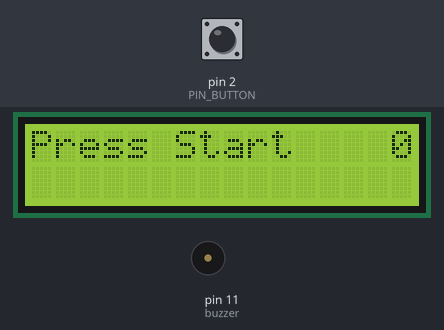
A sketch run on a simulated Arduino Uno, built with avr-gcc and run on an emulated ATmega328P. Shown: 16×2 character LCD, buzzer (waves = sounding, pin HIGH). The inputs (shaded band) are chosen by the test bench; at power-on: pin 2 (PIN_BUTTON) HIGH. Random numbers use the default seed unless the sketch sets one; pins used as bus, display or sensor lines are not drawn.

Above: at 1.18 s.
1.4 s: pin 2 (PIN_BUTTON) pulled LOW for 1 s
At 1.86 s:
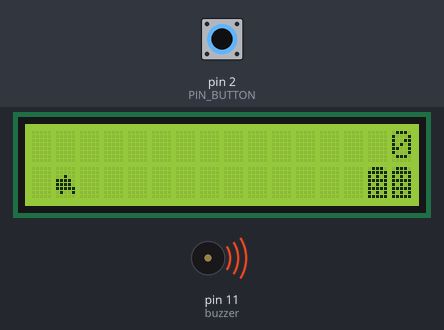
4.0 s: pin 2 (PIN_BUTTON) pulled LOW for 0.15 s
At 4.37 s:
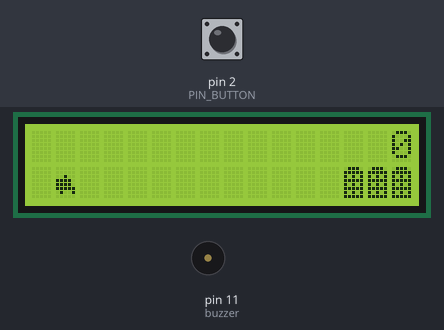
6.5 s: pin 2 (PIN_BUTTON) pulled LOW for 0.15 s
At 6.87 s:
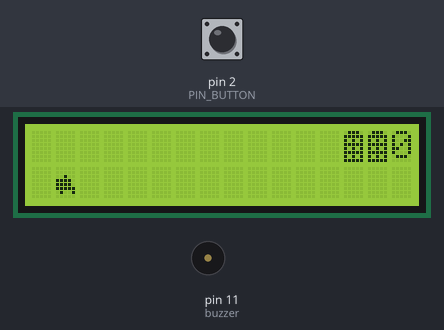
9.1 s: pin 2 (PIN_BUTTON) pulled LOW for 3.2 s
At 9.8 s:
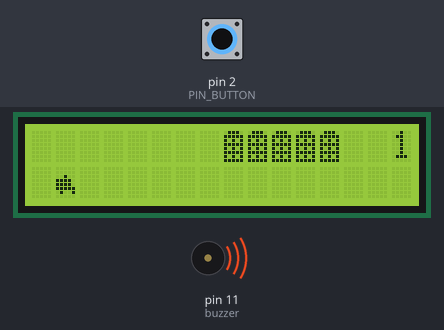
13.8 s: pin 2 (PIN_BUTTON) pulled LOW for 0.15 s
At 14.62 s:
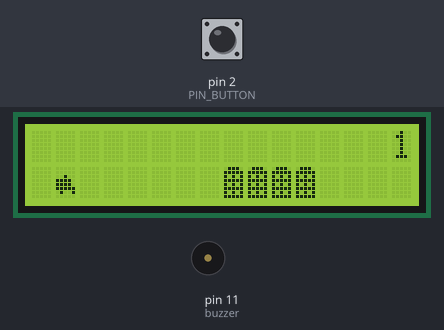
16.5 s: pin 2 (PIN_BUTTON) pulled LOW for 1 s
At 16.93 s:
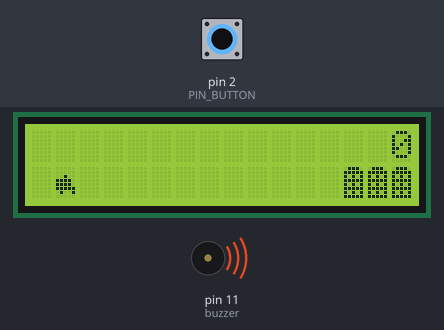
Timing chart, 0 to 19.5 s (numbered marks = the images above; inputs shaded):
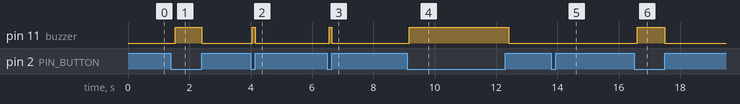

Measured:
- after the input at 1.4 s, pin 11 (buzzer): LOW → HIGH after 0.14 s, → LOW 0.86 s later
- after the input at 4.0 s, pin 11 (buzzer): LOW → HIGH after 0.06 s, → LOW 0.10 s later
- after the input at 6.5 s, pin 11 (buzzer): LOW → HIGH after 0.05 s, → LOW 0.10 s later
- after the input at 9.1 s, pin 11 (buzzer): LOW → HIGH after 0.06 s, → LOW 3.3 s later
- after the input at 16.5 s, pin 11 (buzzer): LOW → HIGH after 0.11 s, → LOW 0.90 s later

The sketch:

game_boy2.0.ino
```cpp
#include <LiquidCrystal_I2C.h>

#include <Wire.h>


#define PIN_BUTTON 2
#define PIN_AUTOPLAY 1
#define SPRITE_RUN1 1  //Car sprite
#define SPRITE_RUN2 2
#define SPRITE_JUMP 3
#define SPRITE_JUMP_UPPER '.'
#define SPRITE_JUMP_LOWER 4
#define SPRITE_TERRAIN_EMPTY ' '
#define SPRITE_TERRAIN_SOLID 5
#define SPRITE_TERRAIN_SOLID_RIGHT 6
#define SPRITE_TERRAIN_SOLID_LEFT 7
#define CAR_HORIZONTAL_POSITION 1    // Horizontal position of CAR on screen
#define TERRAIN_WIDTH 16
#define TERRAIN_EMPTY 0
#define TERRAIN_LOWER_BLOCK 1
#define TERRAIN_UPPER_BLOCK 2
#define CAR_POSITION_OFF 0          // CAR is invisible
#define CAR_POSITION_RUN_LOWER_1 1  // CAR is running on lower row (pose 1)
#define CAR_POSITION_RUN_LOWER_2 2  //                              (pose 2)
#define CAR_POSITION_JUMP_1 3       // Starting a jump
#define CAR_POSITION_JUMP_2 4       // Half-way up
#define CAR_POSITION_JUMP_3 5       // Jump is on upper row
#define CAR_POSITION_JUMP_4 6       // Jump is on upper row
#define CAR_POSITION_JUMP_5 7       // Jump is on upper row
#define CAR_POSITION_JUMP_6 8       // Jump is on upper row
#define CAR_POSITION_JUMP_7 9       // Half-way down
#define CAR_POSITION_JUMP_8 10      // About to land
#define CAR_POSITION_RUN_UPPER_1 11 // CAR is running on upper row (pose 1)
#define CAR_POSITION_RUN_UPPER_2 12 //                              (pose 2)
LiquidCrystal_I2C lcd(0x27, 16, 2);
static char terrainUpper[TERRAIN_WIDTH + 1];
static char terrainLower[TERRAIN_WIDTH + 1];
static bool buttonPushed = false;
void initializeGraphics() {
  static byte graphics[] = {
    // Run position 1
    0b00000,
    0b00000,
    0b00100,
    0b11110,
    0b11110,
    0b11111,
    0b01001,
    0b00000,
    // Run position 2
    0b00000,
    0b00000,
    0b00100,
    0b11110,
    0b11110,
    0b11111,
    0b01001,
    0b00000,
    // Jump
    0b00000,
    0b00000,
    0b00100,
    0b11110,
    0b11110,
    0b11111,
    0b01001,
    0b00000,
    // Jump lower
    0b00000,
    0b00000,
    0b00100,
    0b11110,
    0b11110,
    0b11111,
    0b01001,
    0b00000,
    // Ground
    0b01110,
    0b11111,
    0b10101,
    0b11111,
    0b10101,
    0b11111,
    0b10101,
    0b11111,
    // Ground right
    0b01110,
    0b11111,
    0b10101,
    0b11111,
    0b10101,
    0b11111,
    0b10101,
    0b11111,
    // Ground left
    0b01110,
    0b11111,
    0b10101,
    0b11111,
    0b10101,
    0b11111,
    0b10101,
    0b11111,
  };
  int i;
  // Skip using character 0, this allows lcd.print() to be used to
  // quickly draw multiple characters
  for (i = 0; i < 7; ++i) {
    lcd.createChar(i + 1, &graphics[i * 8]);
  }
  for (i = 0; i < TERRAIN_WIDTH; ++i) {
    terrainUpper[i] = SPRITE_TERRAIN_EMPTY;
    terrainLower[i] = SPRITE_TERRAIN_EMPTY;
  }
}

// Slide the terrain to the left in half-character increments
//
void advanceTerrain(char* terrain, byte newTerrain) {
  for (int i = 0; i < TERRAIN_WIDTH; ++i) {
    char current = terrain[i];
    char next = (i == TERRAIN_WIDTH - 1) ? newTerrain : terrain[i + 1];
    switch (current) {
      case SPRITE_TERRAIN_EMPTY:
        terrain[i] = (next == SPRITE_TERRAIN_SOLID) ? SPRITE_TERRAIN_SOLID_RIGHT : SPRITE_TERRAIN_EMPTY;
        break;
      case SPRITE_TERRAIN_SOLID:
        terrain[i] = (next == SPRITE_TERRAIN_EMPTY) ? SPRITE_TERRAIN_SOLID_LEFT : SPRITE_TERRAIN_SOLID;
        break;
      case SPRITE_TERRAIN_SOLID_RIGHT:
        terrain[i] = SPRITE_TERRAIN_SOLID;
        break;
      case SPRITE_TERRAIN_SOLID_LEFT:
        terrain[i] = SPRITE_TERRAIN_EMPTY;
        break;
    }
  }
}

bool drawCAR(byte position, char* terrainUpper, char* terrainLower, unsigned int score) {
  bool collide = false;
  char upperSave = terrainUpper[CAR_HORIZONTAL_POSITION];
  char lowerSave = terrainLower[CAR_HORIZONTAL_POSITION];
  byte upper, lower;
  switch (position) {
    case CAR_POSITION_OFF:
      upper = lower = SPRITE_TERRAIN_EMPTY;
      break;
    case CAR_POSITION_RUN_LOWER_1:
      upper = SPRITE_TERRAIN_EMPTY;
      lower = SPRITE_RUN1;
      break;
    case CAR_POSITION_RUN_LOWER_2:
      upper = SPRITE_TERRAIN_EMPTY;
      lower = SPRITE_RUN2;
      break;
    case CAR_POSITION_JUMP_1:
    case CAR_POSITION_JUMP_8:
      upper = SPRITE_TERRAIN_EMPTY;
      lower = SPRITE_JUMP;
      break;
    case CAR_POSITION_JUMP_2:
    case CAR_POSITION_JUMP_7:
      upper = SPRITE_JUMP_UPPER;
      lower = SPRITE_JUMP_LOWER;
      break;
    case CAR_POSITION_JUMP_3:
    case CAR_POSITION_JUMP_4:
    case CAR_POSITION_JUMP_5:
    case CAR_POSITION_JUMP_6:
      upper = SPRITE_JUMP;
      lower = SPRITE_TERRAIN_EMPTY;
      break;
    case CAR_POSITION_RUN_UPPER_1:
      upper = SPRITE_RUN1;
      lower = SPRITE_TERRAIN_EMPTY;
      break;
    case CAR_POSITION_RUN_UPPER_2:
      upper = SPRITE_RUN2;
      lower = SPRITE_TERRAIN_EMPTY;
      break;
  }
  if (upper != ' ') {
    terrainUpper[CAR_HORIZONTAL_POSITION] = upper;
    collide = (upperSave == SPRITE_TERRAIN_EMPTY) ? false : true;
  }
  if (lower != ' ') {
    terrainLower[CAR_HORIZONTAL_POSITION] = lower;
    collide |= (lowerSave == SPRITE_TERRAIN_EMPTY) ? false : true;
  }

  byte digits = (score > 9999) ? 5 : (score > 999) ? 4 : (score > 99) ? 3 : (score > 9) ? 2 : 1;

  // Draw the scene
  terrainUpper[TERRAIN_WIDTH] = '\0';
  terrainLower[TERRAIN_WIDTH] = '\0';
  char temp = terrainUpper[16 - digits];
  terrainUpper[16 - digits] = '\0';
  lcd.setCursor(0, 0);
  lcd.print(terrainUpper);
  terrainUpper[16 - digits] = temp;
  lcd.setCursor(0, 1);
  lcd.print(terrainLower);

  lcd.setCursor(16 - digits, 0);
  lcd.print(score);

  terrainUpper[CAR_HORIZONTAL_POSITION] = upperSave;
  terrainLower[CAR_HORIZONTAL_POSITION] = lowerSave;
  return collide;
}

int tempo = 80;
const int buzzer = 11;

// Handle the button push as an interrupt
void buttonPush() {
  buttonPushed = true;

}

///


void setup() {
  pinMode(PIN_BUTTON, INPUT);
  digitalWrite(PIN_BUTTON, HIGH);
  pinMode(PIN_AUTOPLAY, OUTPUT);
  digitalWrite(PIN_AUTOPLAY, HIGH);

  // Digital pin 2 maps to interrupt 0
  attachInterrupt(0/*PIN_BUTTON*/, buttonPush, FALLING);

  initializeGraphics();

  lcd.init();
  lcd.backlight();

  Serial.begin(9600);
  pinMode(buzzer, OUTPUT);

}

void loop() {

  static byte CARPos = CAR_POSITION_RUN_LOWER_1;
  static byte newTerrainType = TERRAIN_EMPTY;
  static byte newTerrainDuration = 1;
  static bool playing = false;
  static bool blink = false;
  static unsigned int distance = 0;


  //////


    int buttonState = digitalRead(PIN_BUTTON); // read new state

  if (buttonState == LOW) {
    digitalWrite(buzzer, HIGH); // turn on

  }
  else
  if (buttonState == HIGH) {
    digitalWrite(buzzer, LOW);  // turn off
  }


  //////


  if (!playing) {
    drawCAR((blink) ? CAR_POSITION_OFF : CARPos, terrainUpper, terrainLower, distance >> 3);
    if (blink) {
      lcd.setCursor(0, 0);
      lcd.print("Press Start");

    }
    delay(100);
    blink = !blink;
    if (buttonPushed) {
      initializeGraphics();
      CARPos = CAR_POSITION_RUN_LOWER_1;
      playing = true;
      buttonPushed = false;
      distance = 0;

    }
    return;
  }


  // Shift the terrain to the left
  advanceTerrain(terrainLower, newTerrainType == TERRAIN_LOWER_BLOCK ? SPRITE_TERRAIN_SOLID : SPRITE_TERRAIN_EMPTY);
  advanceTerrain(terrainUpper, newTerrainType == TERRAIN_UPPER_BLOCK ? SPRITE_TERRAIN_SOLID : SPRITE_TERRAIN_EMPTY);

  // Make new terrain to enter on the right
  if (--newTerrainDuration == 0) {
    if (newTerrainType == TERRAIN_EMPTY) {
      newTerrainType = (random(3) == 0) ? TERRAIN_UPPER_BLOCK : TERRAIN_LOWER_BLOCK;
      newTerrainDuration = 10 + random(6);
    } else {
      newTerrainType = TERRAIN_EMPTY;
      newTerrainDuration = 10 + random(6);
    }
  }

  if (buttonPushed) {
    if (CARPos <= CAR_POSITION_RUN_LOWER_2) CARPos = CAR_POSITION_JUMP_1;
    buttonPushed = false;
  }

  if (drawCAR(CARPos, terrainUpper, terrainLower, distance >> 3)) {
    playing = false; // The CAR collided with something. Too bad.
    for (int i = 0; i <= 2; i++) {
    }
  } else {
    if (CARPos == CAR_POSITION_RUN_LOWER_2 || CARPos == CAR_POSITION_JUMP_8) {
      CARPos = CAR_POSITION_RUN_LOWER_1;
    } else if ((CARPos >= CAR_POSITION_JUMP_3 && CARPos <= CAR_POSITION_JUMP_5) && terrainLower[CAR_HORIZONTAL_POSITION] != SPRITE_TERRAIN_EMPTY) {
      CARPos = CAR_POSITION_RUN_UPPER_1;
    } else if (CARPos >= CAR_POSITION_RUN_UPPER_1 && terrainLower[CAR_HORIZONTAL_POSITION] == SPRITE_TERRAIN_EMPTY) {
      CARPos = CAR_POSITION_JUMP_5;
    } else if (CARPos == CAR_POSITION_RUN_UPPER_2) {
      CARPos = CAR_POSITION_RUN_UPPER_1;
    } else {
      ++CARPos;
    }
    ++distance;

    digitalWrite(PIN_AUTOPLAY, terrainLower[CAR_HORIZONTAL_POSITION + 2] == SPRITE_TERRAIN_EMPTY ? HIGH : LOW);
  }

}
```
